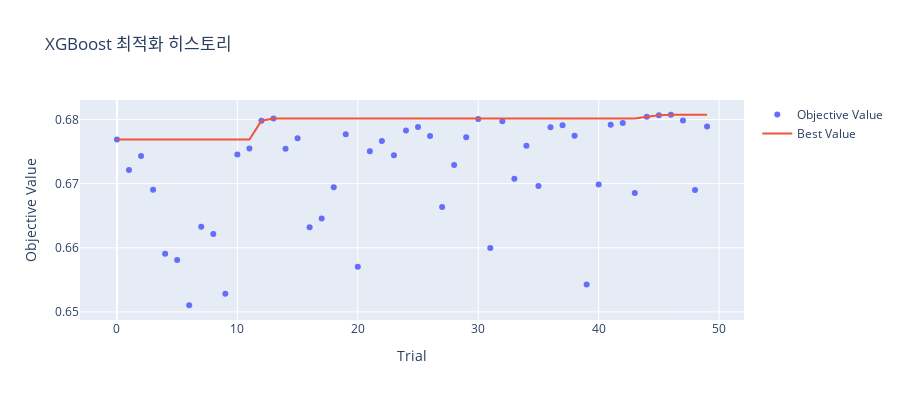
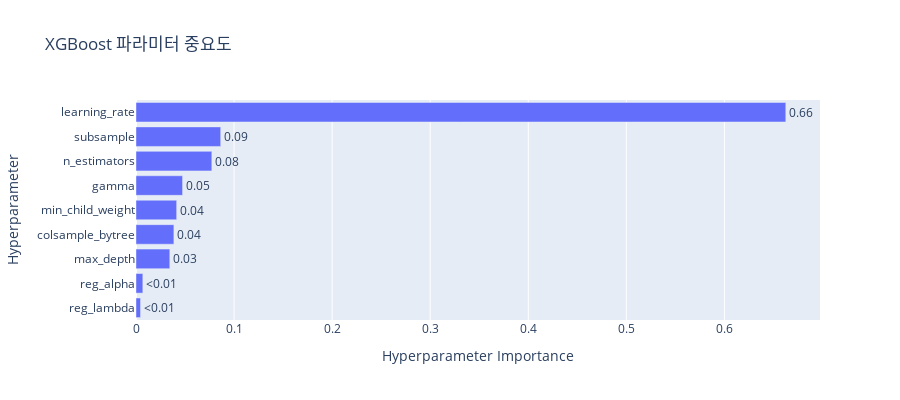

Notebook cell for these charts, in order:
### Code cell
# Optuna 시각화
fig1 = plot_optimization_history(study_xgb)
fig1.update_layout(title='XGBoost 최적화 히스토리', height=400)
fig1.show()

fig2 = plot_param_importances(study_xgb)
fig2.update_layout(title='XGBoost 파라미터 중요도', height=400)
fig2.show()

### Figure 1 — Plotly figure (JSON) as saved in the notebook; plotly's stock layout.template omitted (floating-point values rounded to 4 significant figures)
{"data": [{"mode": "markers", "name": "Objective Value", "type": "scatter", "x": [0, 1, 2, 3, 4, 5, 6, 7, 8, 9, 10, 11, 12, 13, 14, 15, 16, 17, 18, 19, 20, 21, 22, 23, 24, 25, 26, 27, 28, 29, 30, 31, 32, 33, 34, 35, 36, 37, 38, 39, 40, 41, 42, 43, 44, 45, 46, 47, 48, 49], "y": [0.6769, 0.6721, 0.6743, 0.669, 0.6591, 0.6581, 0.651, 0.6633, 0.6621, 0.6528, 0.6745, 0.6755, 0.6798, 0.6801, 0.6754, 0.6771, 0.6632, 0.6646, 0.6694, 0.6777, 0.6571, 0.675, 0.6767, 0.6744, 0.6783, 0.6788, 0.6774, 0.6664, 0.6729, 0.6772, 0.6801, 0.66, 0.6797, 0.6708, 0.6759, 0.6696, 0.6788, 0.6791, 0.6775, 0.6543, 0.6698, 0.6792, 0.6795, 0.6685, 0.6804, 0.6807, 0.6807, 0.6798, 0.669, 0.6789]}, {"mode": "lines", "name": "Best Value", "type": "scatter", "x": [0, 1, 2, 3, 4, 5, 6, 7, 8, 9, 10, 11, 12, 13, 14, 15, 16, 17, 18, 19, 20, 21, 22, 23, 24, 25, 26, 27, 28, 29, 30, 31, 32, 33, 34, 35, 36, 37, 38, 39, 40, 41, 42, 43, 44, 45, 46, 47, 48, 49], "y": [0.6769, 0.6769, 0.6769, 0.6769, 0.6769, 0.6769, 0.6769, 0.6769, 0.6769, 0.6769, 0.6769, 0.6769, 0.6798, 0.6801, 0.6801, 0.6801, 0.6801, 0.6801, 0.6801, 0.6801, 0.6801, 0.6801, 0.6801, 0.6801, 0.6801, 0.6801, 0.6801, 0.6801, 0.6801, 0.6801, 0.6801, 0.6801, 0.6801, 0.6801, 0.6801, 0.6801, 0.6801, 0.6801, 0.6801, 0.6801, 0.6801, 0.6801, 0.6801, 0.6801, 0.6804, 0.6807, 0.6807, 0.6807, 0.6807, 0.6807]}, {"marker": {"color": "#cccccc"}, "mode": "markers", "name": "Infeasible Trial", "showlegend": false, "type": "scatter", "x": [], "y": []}], "layout": {"height": 400, "title": {"text": "XGBoost 최적화 히스토리"}, "xaxis": {"title": {"text": "Trial"}}, "yaxis": {"title": {"text": "Objective Value"}}}}

### Figure 2 — Plotly figure (JSON) as saved in the notebook; plotly's stock layout.template omitted (floating-point values rounded to 4 significant figures)
{"data": [{"cliponaxis": false, "hovertemplate": ["reg_lambda (FloatDistribution): 0.004617890897463873<extra></extra>", "reg_alpha (FloatDistribution): 0.0069796351351936155<extra></extra>", "max_depth (IntDistribution): 0.03446012758657495<extra></extra>", "colsample_bytree (FloatDistribution): 0.03864108183998477<extra></extra>", "min_child_weight (IntDistribution): 0.04147400646654921<extra></extra>", "gamma (FloatDistribution): 0.047487215362086076<extra></extra>", "n_estimators (IntDistribution): 0.0773331091288856<extra></extra>", "subsample (FloatDistribution): 0.08636977616767731<extra></extra>", "learning_rate (FloatDistribution): 0.6626371574155845<extra></extra>"], "name": "Objective Value", "orientation": "h", "text": ["<0.01", "<0.01", "0.03", "0.04", "0.04", "0.05", "0.08", "0.09", "0.66"], "textposition": "outside", "type": "bar", "x": [0.004618, 0.00698, 0.03446, 0.03864, 0.04147, 0.04749, 0.07733, 0.08637, 0.6626], "y": ["reg_lambda", "reg_alpha", "max_depth", "colsample_bytree", "min_child_weight", "gamma", "n_estimators", "subsample", "learning_rate"]}], "layout": {"height": 400, "title": {"text": "XGBoost 파라미터 중요도"}, "xaxis": {"title": {"text": "Hyperparameter Importance"}}, "yaxis": {"title": {"text": "Hyperparameter"}}}}
